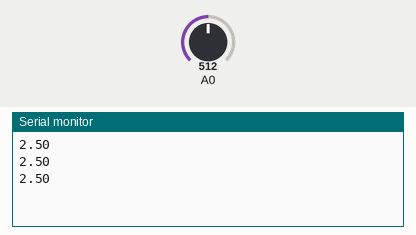
The sketch below on a simulated Arduino Uno, built with avr-gcc and run on an emulated ATmega328P. On the bench: the last lines printed to the serial monitor. Inputs (shaded band) come from the test bench; at power-on: A0 = 512.

Above: at 1.3 s.
1.4 s: A0 set to 716
At 1.9 s:
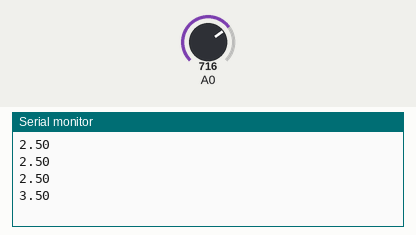
2.9 s: A0 set to 900
At 3.4 s:
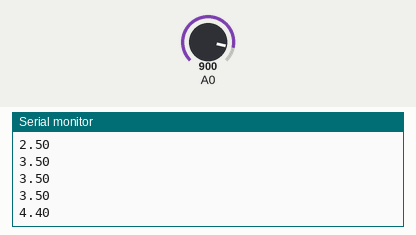
Timing chart, 0 to 5.9 s (numbered marks = the images above; inputs shaded):
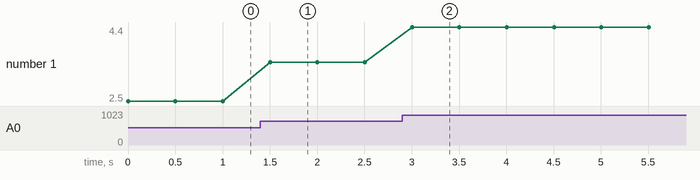

Measured:
- after the input at 1.4 s, the serial monitor: prints a new line after 0.10 s (image 1)
- after the input at 2.9 s, the serial monitor: prints a new line after 0.10 s (image 2)
- plotted number 1: 2.5 → 3.5 after the input at 1.4 s, 3.5 → 4.4 after the input at 2.9 s

The sketch:

read_from_sensor4w-delay.ino
```cpp
// the setup routine runs once when you press reset:
void setup() {
  // initialize serial communication at 74880 bits per second:
  Serial.begin(74880);
}

// the loop routine runs over and over again forever:
void loop() {
  // read the input on analog pin 0:
  int sensorValue = analogRead(A0);
  // Convert the analog reading (which goes from 0 - 1023) to a voltage (0 - 5V):
  float voltage = sensorValue * (5.0 / 1023.0);
  // print out the value you read:
  Serial.println(voltage);
  delay(500);
}

// sign:arduinonwt/realdcre
```
